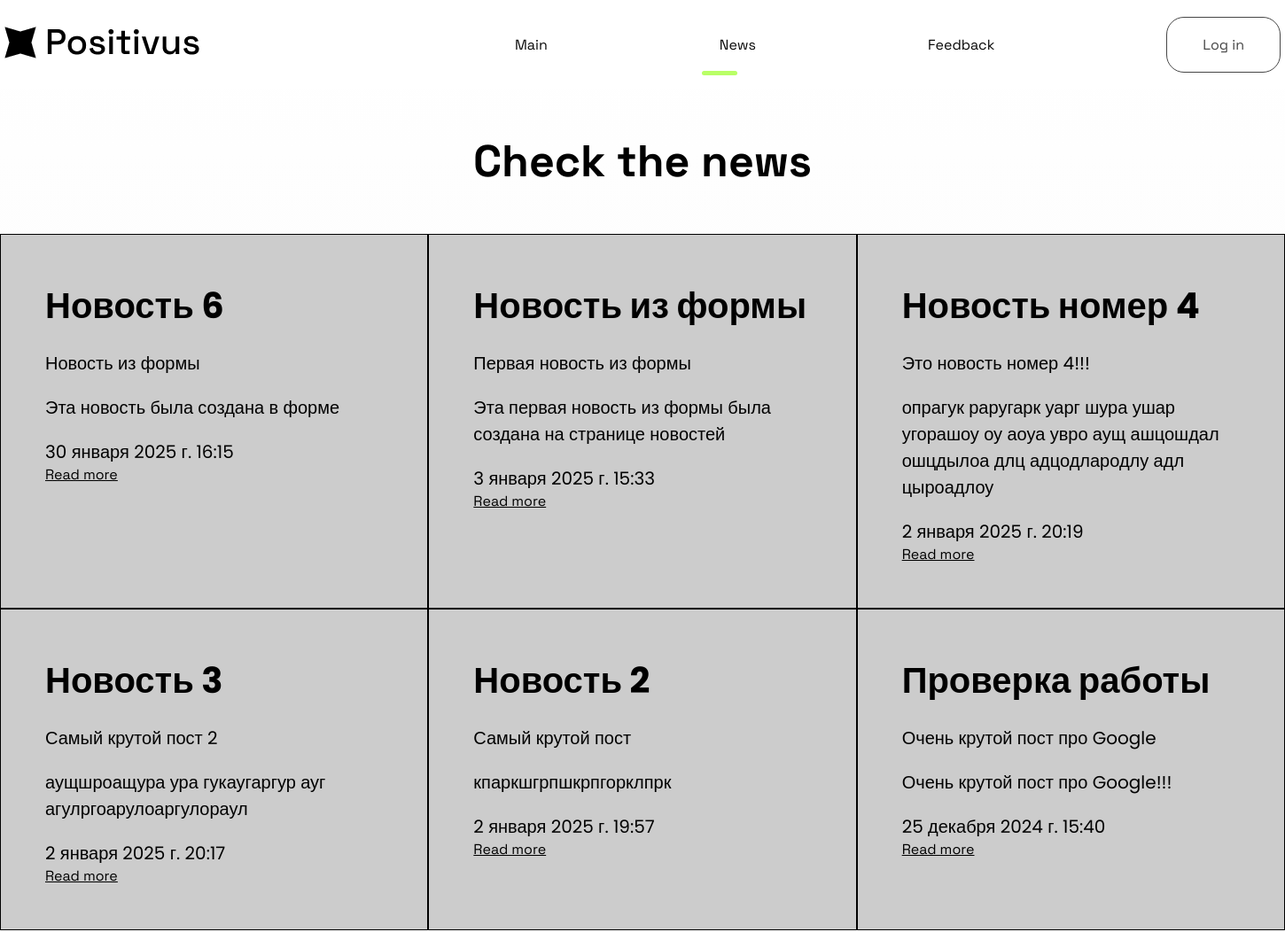
The page /news/ (upper part) on the database as committed earlier.
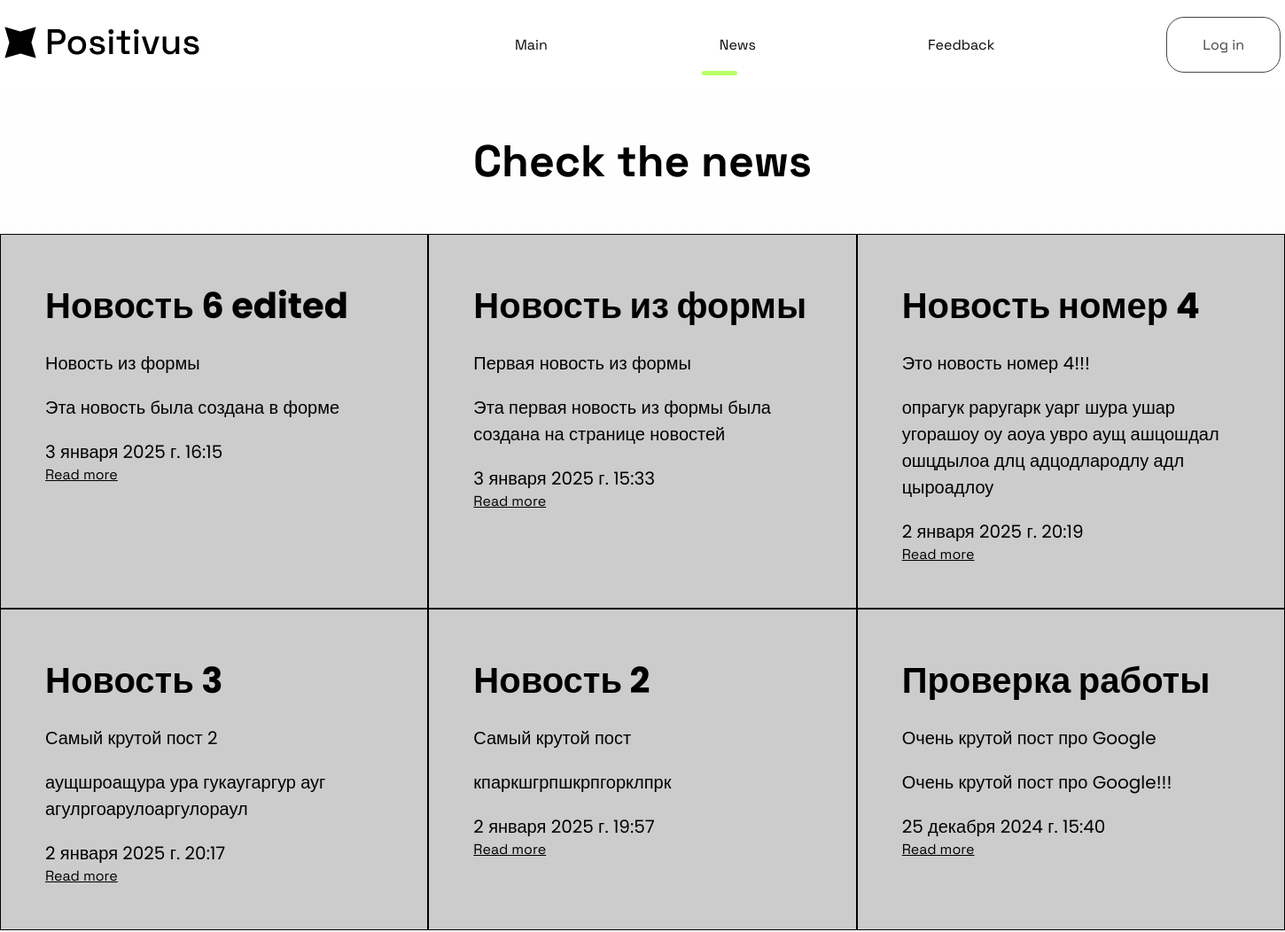
The same page on the database as committed later.
### news/models.py (models this page shows, shortened)
class Articles(models.Model):
    title = models.CharField('News Title', max_length=50)
    anons = models.CharField('News Anons', max_length=250)
    full_text = models.TextField('News Text')
    date = models.DateTimeField('Publication Date')
    class Meta:
        verbose_name = 'Новость'
        verbose_name_plural = 'Новости'

### news/views.py (the view, shortened to what this page needs)
# urls.py: path('', views.news_index, name='news_index'),
def news_index(request):
    error = ''
    news = Articles.objects.order_by('-date')
    form = ArticlesForm()
    data = {
        'title': 'News Page',
        'news': news,
        'form': form,
        'error': error
    }
    return render(request, 'news/news_index.html', data)

### news/templates/news/news_index.html (shortened to what this page needs)
{% extends 'main/layout.html' %}
{% load static %}
{% block content %}
    <div class="wrapper">
        <h1 class="h1">Check the news</h1>
        {% if news %}
            <div class="news">
                {% for el in news %}
                <div class="elem">
                    <h3>{{ el.title }}</h3>
                    <p>{{ el.anons }}</p>
                    <p>{{ el.full_text }}</p>
                    <p>{{ el.date }}</p>
                    <a href="{% url 'news_detail' el.id %}" class="a">Read more</a>
                </div>
                {% endfor %}
        {% else %}
            <p>You have no notes</p>
            </div>
        {% endif %}
    </div>
</div>
{% endblock %}

Rows that differ between the two databases and show on the page:
changed Articles "Эта новость была создана в форме": title "Новость 6" → "Новость 6 edited"; date "30 января 2025 г. 16:15" → "3 января 2025 г. 16:15"
